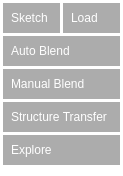
<?xml version="1.0" encoding="UTF-8"?>
<ui version="4.0">
 <class>ModifiersPanel</class>
 <widget class="QWidget" name="ModifiersPanel">
  <property name="geometry">
   <rect>
    <x>0</x>
    <y>0</y>
    <width>123</width>
    <height>176</height>
   </rect>
  </property>
  <property name="windowTitle">
   <string>Form</string>
  </property>
  <property name="styleSheet">
   <string notr="true">QWidget { background:transparent }

QPushButton { 
	background:rgb(90,90,90,128);
	border: 3px solid rgb(90,90,90,0);
	padding: 5px;
    color: white;
	font-size: 12px;
	text-align:left;
}

QCheckBox { 
	background:rgb(90,90,90,128);
	border: 3px solid rgb(90,90,90,0);
	padding: 5px;
    color: white;
	font-size: 12px;
}

QPushButton:hover{ background:rgb(255,153,0); border-color:rgb(255,153,0); }
QPushButton:pressed{ background:rgb(255,153,0); border-color:#FFB444; top:2px; }</string>
  </property>
  <layout class="QGridLayout" name="gridLayout">
   <property name="leftMargin">
    <number>3</number>
   </property>
   <property name="topMargin">
    <number>3</number>
   </property>
   <property name="rightMargin">
    <number>3</number>
   </property>
   <property name="bottomMargin">
    <number>3</number>
   </property>
   <property name="spacing">
    <number>3</number>
   </property>
   <item row="0" column="0">
    <widget class="QPushButton" name="sketchButton">
     <property name="text">
      <string>Sketch</string>
     </property>
    </widget>
   </item>
   <item row="0" column="1">
    <widget class="QPushButton" name="loadButton">
     <property name="text">
      <string>Load</string>
     </property>
    </widget>
   </item>
   <item row="5" column="0">
    <spacer name="verticalSpacer">
     <property name="orientation">
      <enum>Qt::Vertical</enum>
     </property>
     <property name="sizeHint" stdset="0">
      <size>
       <width>20</width>
       <height>40</height>
      </size>
     </property>
    </spacer>
   </item>
   <item row="1" column="0" colspan="2">
    <widget class="QPushButton" name="autoBlendButton">
     <property name="text">
      <string>Auto Blend</string>
     </property>
    </widget>
   </item>
   <item row="2" column="0" colspan="2">
    <widget class="QPushButton" name="customBlendButton">
     <property name="text">
      <string>Manual Blend</string>
     </property>
    </widget>
   </item>
   <item row="3" column="0" colspan="2">
    <widget class="QPushButton" name="structureTransferButton">
     <property name="text">
      <string>Structure Transfer</string>
     </property>
    </widget>
   </item>
   <item row="4" column="0" colspan="2">
    <widget class="QPushButton" name="exploreButton">
     <property name="text">
      <string>Explore</string>
     </property>
    </widget>
   </item>
  </layout>
 </widget>
 <resources/>
 <connections/>
</ui>
